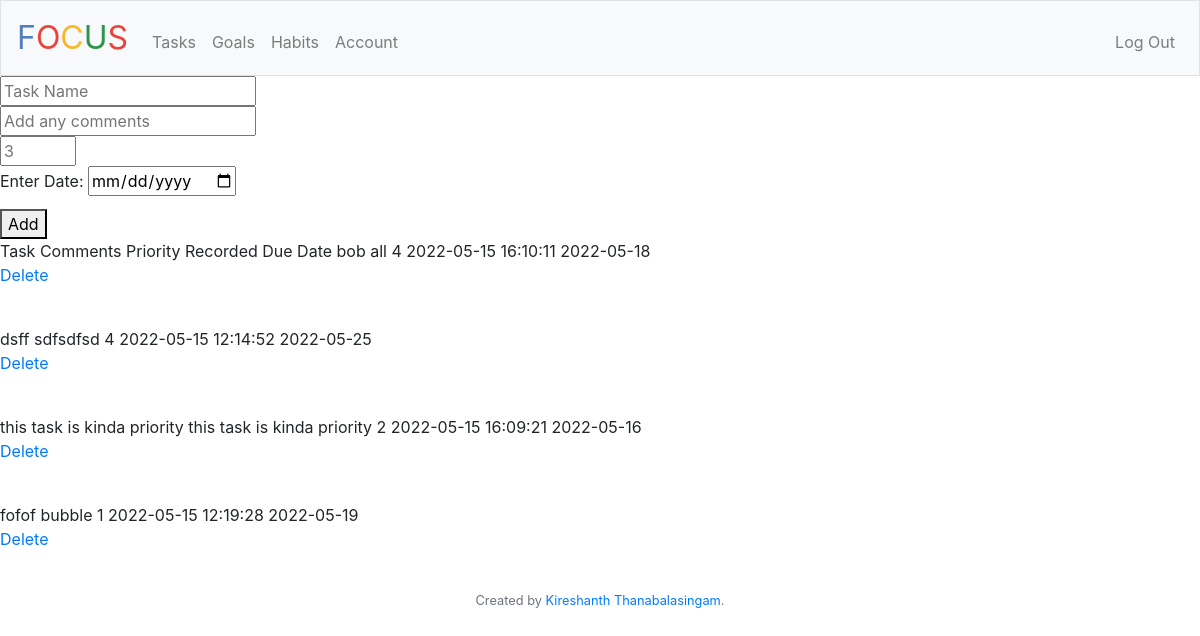
The page /tasks (signed in) on the database as committed earlier.
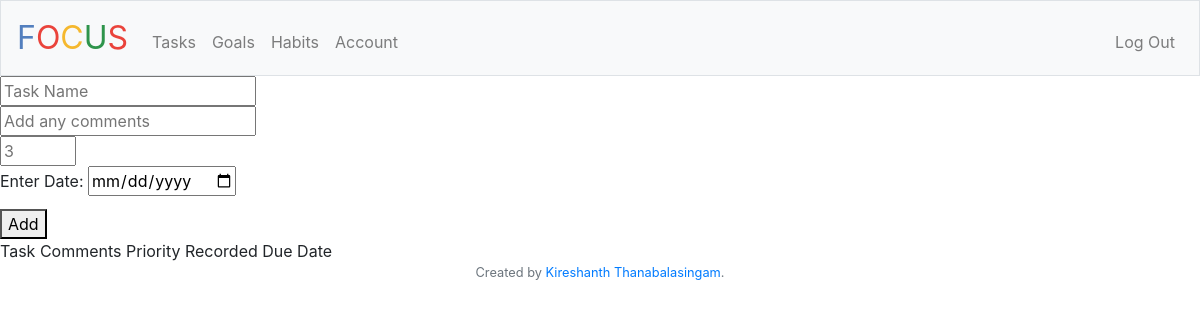
The same page on the database as committed later.
### tables this page shows
CREATE TABLE tasks(task TEXT NOT NULL, comment TEXT NOT NULL, user_id TEXT NOT NULL, task_id INTEGER PRIMARY KEY AUTOINCREMENT, priority INTEGER NOT NULL, record TEXT NOT NULL, deadline TEXT NOT NULL);

### app.py (the view)
@app.route("/tasks", methods=["GET", "POST"])
@login_required
def tasks():
    db.execute("CREATE TABLE IF NOT EXISTS tasks(task TEXT NOT NULL, comment TEXT NOT NULL, user_id TEXT NOT NULL, task_id INTEGER PRIMARY KEY AUTOINCREMENT, priority INTEGER NOT NULL, record TEXT NOT NULL, deadline TEXT NOT NULL)")
    tasks = db.execute("SELECT * FROM tasks WHERE user_id = ? ORDER BY priority DESC", session["user_id"])
    print(tasks)
    if request.method == "POST":
        task = request.form.get("task")
        comments = request.form.get("comments")
        priority = request.form.get("priority")
        deadline = request.form.get("deadline")
        try:
            priority = int(priority)
        except:
            flash("Please enter in a value from 1 to 5")
            pass
        db.execute("INSERT INTO tasks(task, comment, user_id, priority, record, deadline) VALUES (?,?,?,?, datetime('now','localtime'),?)", task, comments, session["user_id"], priority, deadline)
        flash("Task added succesfully!")
        return redirect("/tasks")
    else:
        return render_template("tasks.html", tasks=tasks)

### app.py (called while the page is built)
@app.after_request
def after_request(response):
    response.headers["Cache-Control"] = "no-cache, no-store, must-revalidate"
    response.headers["Expires"] = 0
    response.headers["Pragma"] = "no-cache"
    return response

### helpers.py (called while the page is built)
def login_required(f):
    @wraps(f)
    def decorated_function(*args, **kwargs):
        if session.get("user_id") is None:
            return redirect("/login")
        return f(*args, **kwargs)
    return decorated_function

### templates/tasks.html (shortened to what this page needs)
{% extends "layout.html" %}
{% block main %}
    <form action="/tasks" method="post" class="form_table">
        <div class="task_field">
            <input autocomplete="off" autofocus name="task" placeholder="Task Name" type="text">
        </div>
        <div class="task_field">
            <input autocomplete="off" name="comments" placeholder="Add any comments" type="text">
        </div>
        <div class="task_field">
            <input autocomplete="off" name="priority" required placeholder="3" min = "1" max = "5" type="number">
        </div>
        <div class="task_field">
            <label>
                <label>Enter Date: </label>
                <input autocomplete="off" name="deadline" required type="date">
            </label>
        </div>
        <button type="submit">Add</button>
    </form>
<div class="titles">
    <thead>
        <tr>
            <th class="title">Task</th>
            <th class="title">Comments</th>
            <th class="title">Priority</th>
            <th class="title">Recorded</th>
            <th class="title">Due Date</th>
        </tr>
    </thead>
    <tbody>
        {% for task in tasks %}
        <tr>
            <td>{{ task["task"] }}</td>
            <td>{{ task["comment"] }}</td>
            <td>{{ task["priority"] }}</td>
            <td>{{ task["record"] }}</td>
            <td>{{ task["deadline"] }}</td>
            <a href="/delete/{{ task['task_id'] }}">
                <p>Delete</p>
            </a>
        </tr>
        <br>
        {% endfor %}
    </tbody>
</div>
{% endblock %}

### templates/layout.html (shortened to what this page needs)
<!DOCTYPE html>
<html lang="en">
    <head>
        <link rel="stylesheet" href="https://cdn.jsdelivr.net/npm/bootstrap@4.5.3/dist/css/bootstrap.min.css">
        <link href="/static/styles.css" rel="stylesheet">
    </head>
    <body>
        <nav class="navbar navbar-expand-md navbar-light bg-light border">
            <a class="navbar-brand" href="/"><span class="blue">F</span><span class="red">O</span><span class="yellow">C</span><span class="green">U</span><span class="red">S</span></a>
            <div class="collapse navbar-collapse" id="navbar">
                {% if session.user_id %}
                    <ul class="navbar-nav mr-auto mt-2">
                        <li class="nav-item"><a class="nav-link" href="/tasks">Tasks</a></li>
                        <li class="nav-item"><a class="nav-link" href="/goals">Goals</a></li>
                        <li class="nav-item"><a class="nav-link" href="/habits">Habits</a></li>
                        <li class="nav-item"><a class="nav-link" href="/account">Account</a></li>
                    </ul>
                    <ul class="navbar-nav ml-auto mt-2">
                        <li class="nav-item"><a class="nav-link" href="/logout">Log Out</a></li>
                    </ul>
                {% else %}
                    <ul class="navbar-nav ml-auto mt-2">
                        <li class="nav-item"><a class="nav-link" href="/register">Register</a></li>
                        <li class="nav-item"><a class="nav-link" href="/login">Log In</a></li>
                    </ul>
                {% endif %}
            </div>
        </nav>
        <main class="main_form">
            {% block main %}{% endblock %}
        </main>
        <footer class="small text-center text-muted">
            Created by <a href="https://twitter.com/kireshantht">Kireshanth Thanabalasingam</a>.
        </footer>
    </body>
</html>

### static/styles.css (style rules this page uses)
.form_table { background-color: #2e944b; display: inline; }
nav .navbar-brand { font-size: xx-large; }
nav .navbar-brand .blue { color: #537fbe; }
nav .navbar-brand .red { color: #ea433b; }
nav .navbar-brand .yellow { color: #f5b82e; }
nav .navbar-brand .green { color: #2e944b; }

Rows that differ between the two databases and show on the page:
removed tasks: task "bob", comment "all", priority "4", record "2022-05-15 16:10:11", deadline "2022-05-18"
removed tasks: task "dsff", comment "sdfsdfsd", priority "4", record "2022-05-15 12:14:52", deadline "2022-05-25"
removed tasks: task "this task is kinda priority", comment "this task is kinda priority", priority "2", record "2022-05-15 16:09:21", deadline "2022-05-16"
removed tasks: task "fofof", comment "bubble", priority "1", record "2022-05-15 12:19:28", deadline "2022-05-19"
